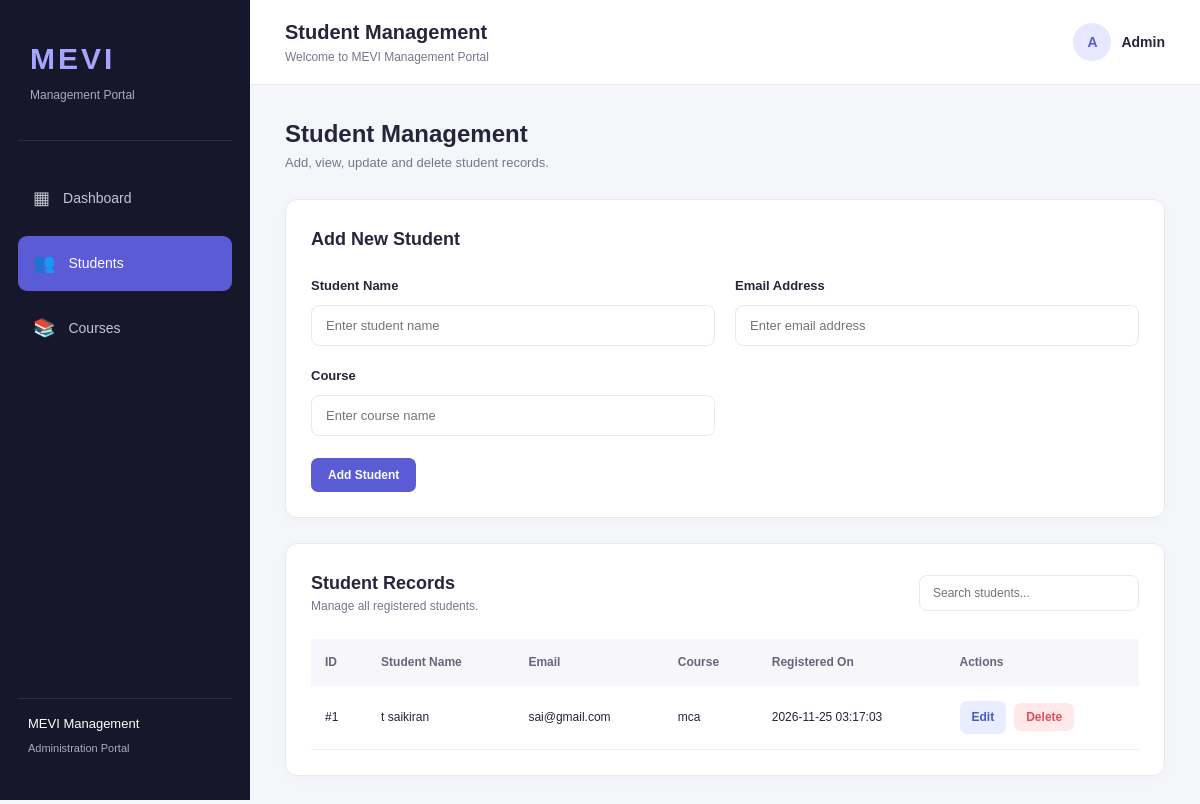
The app's page /students, older data.
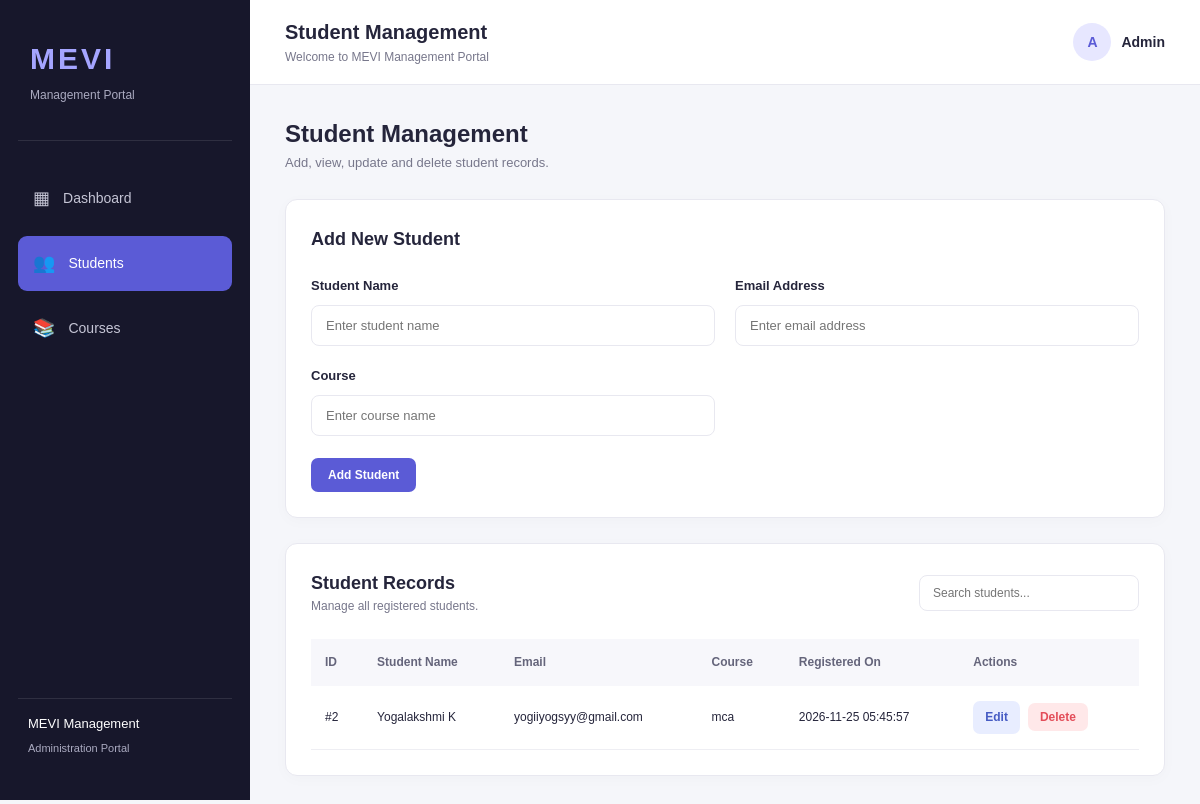
The same page, newer data.
### tables this page shows
CREATE TABLE students (
                id INTEGER PRIMARY KEY AUTOINCREMENT,
                name TEXT NOT NULL,
                email TEXT NOT NULL UNIQUE,
                course TEXT NOT NULL,
                created_at TIMESTAMP DEFAULT CURRENT_TIMESTAMP
            );

### app.py (the view)
@app.route("/students")
def students():
    db = get_db()
    all_students = db.execute(
        "SELECT * FROM students ORDER BY id DESC"
    ).fetchall()
    return render_template(
        "students.html",
        students=all_students,
        edit_student=None
    )

### app.py (called while the page is built)
def get_db():
    if "db" not in g:
        g.db = sqlite3.connect(DATABASE)
        g.db.row_factory = sqlite3.Row
        g.db.execute("PRAGMA foreign_keys = ON")
    return g.db

### templates/students.html (shortened to what this page needs)
{% extends "base.html" %}
{% block page_heading %}Student Management{% endblock %}
{% block content %}
<div class="page-heading">
    <div>
        <h2>Student Management</h2>
        <p>Add, view, update and delete student records.</p>
    </div>
</div>
<div class="content-card">
    <div class="card-header">
        <h3>
            {% if edit_student %}
                Edit Student
            {% else %}
                Add New Student
            {% endif %}
        </h3>
    </div>
    <form method="POST"
          action="{% if edit_student %}{{ url_for('update_student', student_id=edit_student.id) }}{% else %}{{ url_for('add_student') }}{% endif %}">
        <div class="form-grid">
            <div class="form-group">
                <label>Student Name</label>
                <input type="text"
                       name="name"
                       placeholder="Enter student name"
                       value="{{ edit_student.name if edit_student else '' }}"
                       required>
            </div>
            <div class="form-group">
                <label>Email Address</label>
                <input type="email"
                       name="email"
                       placeholder="Enter email address"
                       value="{{ edit_student.email if edit_student else '' }}"
                       required>
            </div>
            <div class="form-group">
                <label>Course</label>
                <input type="text"
                       name="course"
                       placeholder="Enter course name"
                       value="{{ edit_student.course if edit_student else '' }}"
                       required>
            </div>
        </div>
        <div class="form-actions">
            <button type="submit" class="btn btn-primary">
                {% if edit_student %}
                    Update Student
                {% else %}
                    Add Student
                {% endif %}
            </button>
        </div>
    </form>
</div>
<div class="content-card">
    <div class="card-header">
        <div>
            <h3>Student Records</h3>
            <p>Manage all registered students.</p>
        </div>
        <input type="search"
               id="studentSearch"
               class="search-input"
               placeholder="Search students...">
    </div>
    <div class="table-wrapper">
        <table id="studentsTable">
            <thead>
                <tr>
                    <th>ID</th>
                    <th>Student Name</th>
                    <th>Email</th>
                    <th>Course</th>
                    <th>Registered On</th>
                    <th>Actions</th>
                </tr>
            </thead>
            <tbody>
                {% for student in students %}
                <tr>
                    <td>#{{ student.id }}</td>
                    <td>{{ student.name }}</td>
                    <td>{{ student.email }}</td>
                    <td>{{ student.course }}</td>
                    <td>{{ student.created_at }}</td>
                    <td class="action-buttons">
                        <a href="{{ url_for('edit_student', student_id=student.id) }}"
                           class="btn btn-edit">
                            Edit
                        </a>
                        <form method="POST"
                              action="{{ url_for('delete_student', student_id=student.id) }}"
                              class="inline-form"
                              onsubmit="return confirm('Are you sure you want to delete this student?');">
                            <button type="submit"
                                    class="btn btn-delete">
                                Delete
                            </button>
                        </form>
                    </td>
                </tr>
                {% else %}
                <tr>
                    <td colspan="6" class="empty-state">
                        No student records found.
                    </td>
                </tr>
                {% endfor %}
            </tbody>
        </table>
    </div>
</div>
{% endblock %}

Row changes from the older to the newer data that the page shows:
removed students: id "1", name "t saikiran", email "sai@gmail.com", course "mca", created_at "2026-11-25 03:17:03"
added students: id "2", name "Yogalakshmi K", email "yogiiyogsyy@gmail.com", course "mca", created_at "2026-11-25 05:45:57"
